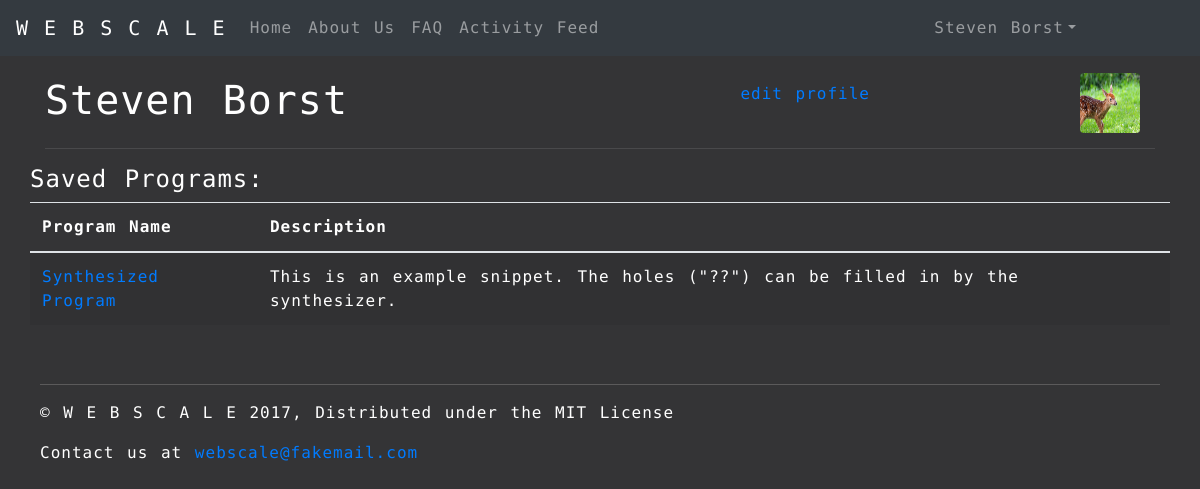
Before: /profile/ with the older database file.
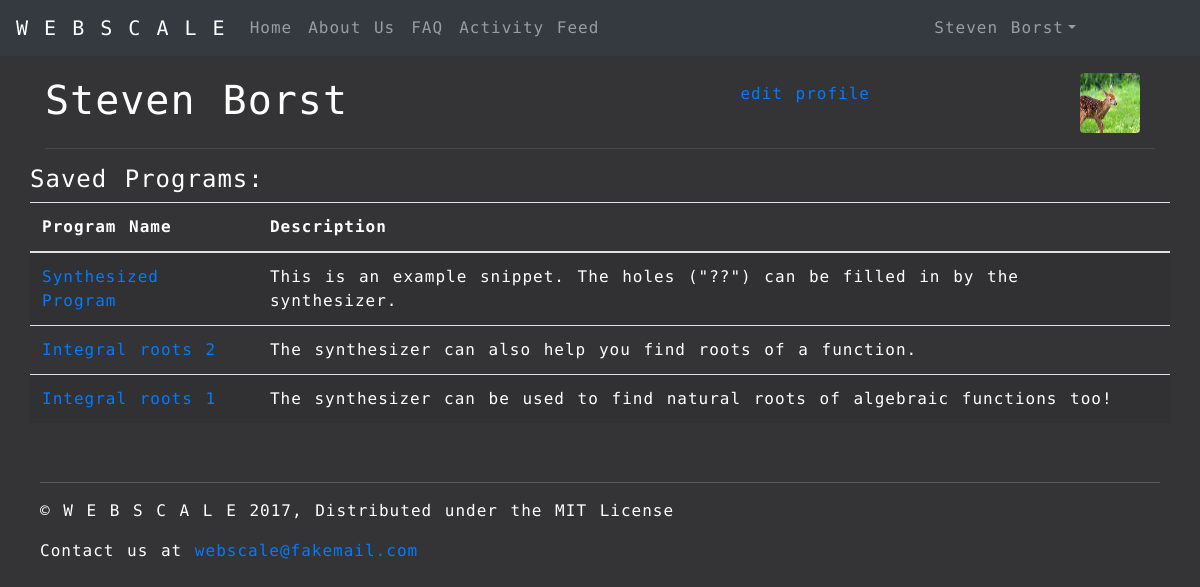
After: the same page with the newer database file.
### synthesizer/models.py (models this page shows, shortened)
class Snippit(models.Model):
    id = models.UUIDField(primary_key=True, default=uuid.uuid4, help_text="Unique ID for this Snippit")
    user_id = models.ForeignKey('User', on_delete=models.SET_NULL, null=True)
    name = models.CharField('Name', max_length=200, help_text="Enter name")
    description = models.TextField(max_length=1000, help_text="Enter the snippit description")
    program_text = models.TextField(max_length=99999, help_text="Enter the program holes")
    program_spec = models.TextField(max_length=99999, help_text="Enter the program spec")
    """
    The synthesizer result needs to be a different kind of model field that will be generated, not entered
    """
    synthesizer_result = models.TextField(max_length=99999, help_text="Enter the synthesizer result")
    is_public = models.BooleanField(default=True, help_text="Toggle for user's public visibility")

### synthesizer/views.py (the view)
# urls.py: url(r'^profile/$', views.profile, name='profile'),
def profile(request, profile_id="0"):
    if profile_id == "0":
        profile_id = "d097b337df594c35a01d997bfbeaad42"  # default to steven's profile for now
    user = get_object_or_404(User, id=profile_id)
    programs = Snippit.objects.filter(user_id=user.id)
    return render(
        request,
        'synthesizer/profile.html',
        context={'page_title': user.name, 'user': user, 'programs': programs},
    )

### synthesizer/templates/synthesizer/profile.html (shortened to what this page needs)
{% extends "base_page.html" %}
{% block css %}
{% load static %}
<link rel="stylesheet" type="text/css" href="{% static 'css/webscale-profile.css' %}">
{% endblock %}
{% block content %}
<div id="main" class="container">
    <div class="row">
        <div class="col-6">
            <h1>{{ user.name }}</h1>
       </div>
        <div class="col-3 profile-header-middle">
            {% if user.name == "Steven Borst" %}
            <a href="{% url 'profile_edit' %}">edit profile</a>
            {% endif %}
        </div>
        <div class="col-3 profile-picture-container">
            <img class="rounded profile-picture profile-picture-small" alt="Profile Picture" src="{% static 'images/deer.jpg' %}">
        </div>
    </div>
    <hr class="heading-hr">
    <div class="row">
        <h4>Saved Programs:</h4>
        <table class="table table-striped program-table">
            <thead>
                <tr>
                    <th>Program Name</th>
                    <th>Description</th>
                </tr>
            </thead>
            <tbody>
                {% for program in programs %}
                <tr>
                    <td><a href="{% url 'program' program.id.hex %}">{{program.name}}<a/></td>
                    <td>{{program.description}}</td>
                </tr>
                {% endfor %}
            </tbody>
    </div>
    <footer class="footer">
        <hr class="footer-hr">
        <p>&copy; W E B S C A L E 2017, Distributed under the MIT License</p>
        <p>Contact us at <a href="mailto:webscale@fakemail.com">webscale@fakemail.com</a></p>
    </footer>
</div>
{% endblock %}

Changed rows visible on the page:
now on this page (row edited): Snippit: name "Integral roots 2", description "The synthesizer can also help you find roots of a function."
now on this page (row edited): Snippit: name "Integral roots 1", description "The synthesizer can be used to find natural roots of algebraic functions too!"
